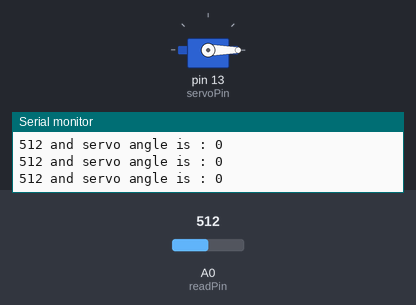
Recording of a sketch running on a simulated Arduino Uno, built with avr-gcc and run on an emulated ATmega328P. On the bench: servo, the last lines printed to the serial monitor. Inputs (shaded band) come from the test bench; at power-on: A0 (readPin) = 512.

Above: at 1.2 s.
1.3 s: A0 (readPin) set to 716
At 2.4 s:
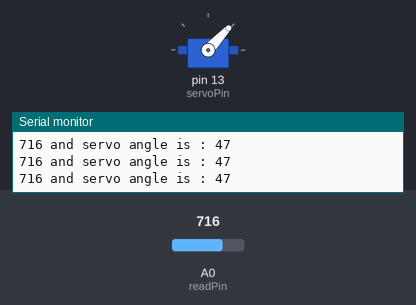
3.0 s: A0 (readPin) set to 900
At 3.7 s:
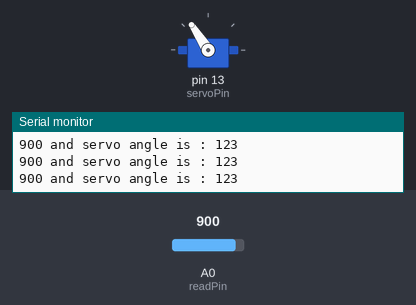
4.5 s: A0 (readPin) set to 1010
At 5.0 s:
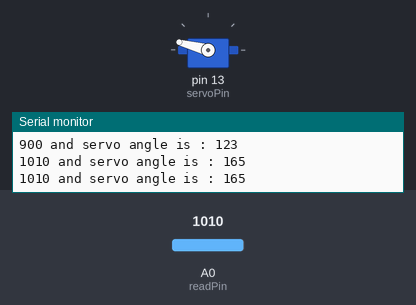
6.0 s: A0 (readPin) set to 590
At 6.3 s:
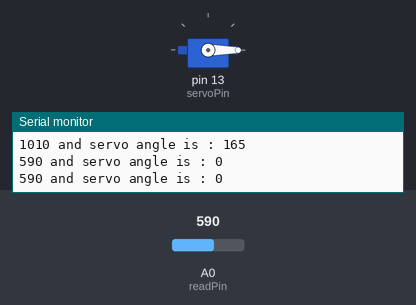
7.5 s: A0 (readPin) set to 1023
At 8.8 s:
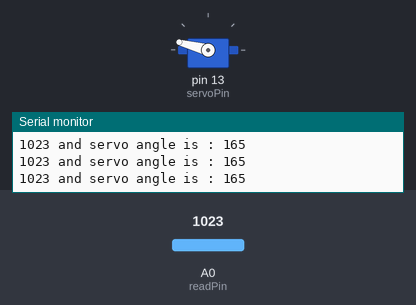
Timing chart, 0 to 10.0 s (numbered marks = the images above; inputs shaded):
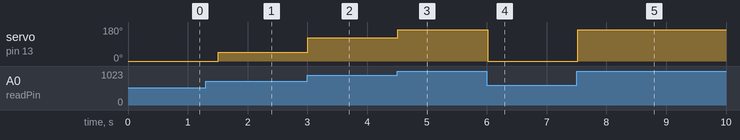

The sketch:

servo_with_photoRes.ino
```cpp
#include<Servo.h>
Servo myServo;
int servoAngle=0;


int readPin=A0;
int servoPin=13;
int dt=250;

void setup() {
  // put your setup code here, to run once:
Serial.begin(9600);
pinMode(readPin,INPUT);
myServo.attach(servoPin);
}

void loop() {
  // put your main code here, to run repeatedly:
Serial.print(analogRead(readPin));
int y = analogRead(readPin);

servoAngle = (165./400.)*(y - 600.);

if (y>=1000){
  servoAngle=165;
}

if (y<=600){
  servoAngle=0;
}

myServo.write(servoAngle);

Serial.print(" and servo angle is : ");
Serial.println(servoAngle);
delay(dt);

}
```

Measured:
- after the input at 1.3 s, servo on pin 13 (servoPin): 0° → 47° after 0.21 s
- after the input at 3.0 s, servo on pin 13 (servoPin): 47° → 123° at once
- after the input at 4.5 s, servo on pin 13 (servoPin): 123° → 165° at once
- after the input at 6.0 s, servo on pin 13 (servoPin): 165° → 0° at once
- after the input at 7.5 s, servo on pin 13 (servoPin): 0° → 165° at once
